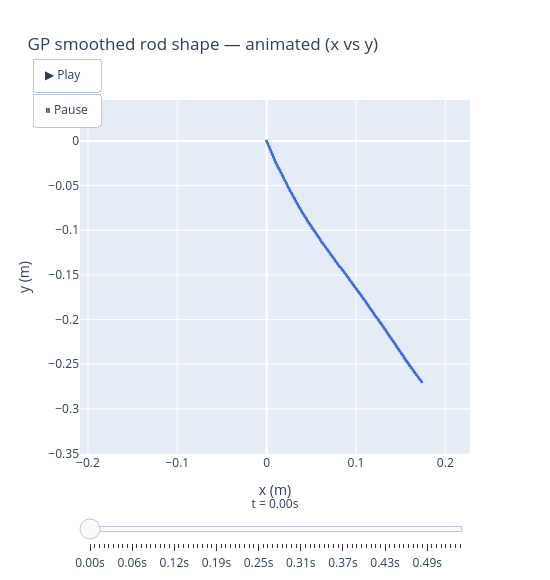
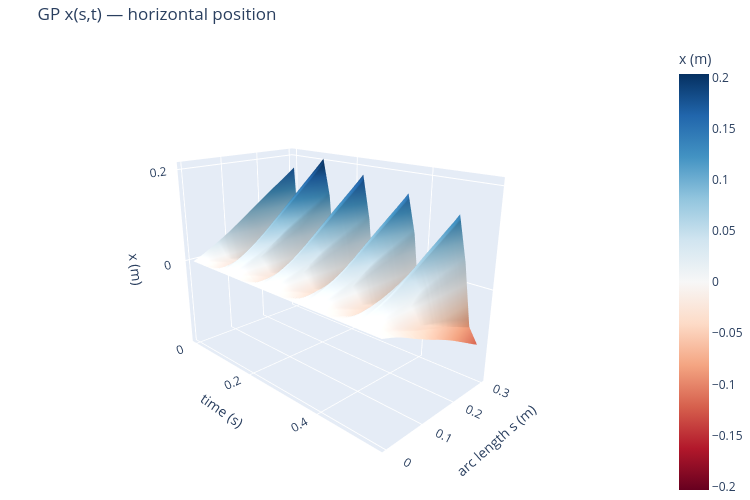
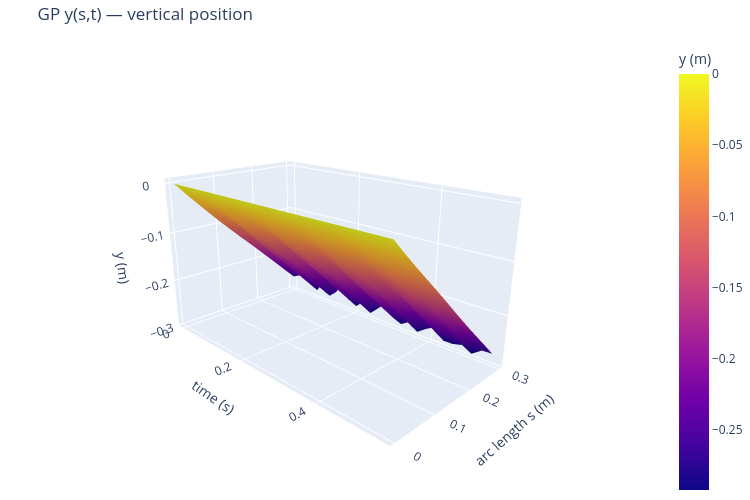

The notebook cell these images were saved under, in order:
### Code cell
import plotly.graph_objects as go

# ── 1. Animated rod shape: physical x vs y at each frame ─────────────────
_anim_idx = np.linspace(0, n_frames - 1, 80, dtype=int)

print(f'Visualization summary:')
print(f'  Animation : {len(_anim_idx)} frames × {N_TRAIN_PTS} nodes = {len(_anim_idx)*N_TRAIN_PTS} points')

frames = []
for _i in _anim_idx:
    frames.append(go.Frame(
        data=[go.Scatter(x=x_gp_all[_i], y=y_gp_all[_i],
                         mode='lines+markers',
                         line=dict(color='royalblue', width=2),
                         marker=dict(size=3, color='royalblue'))],
        name=str(_i),
        layout=go.Layout(title_text=f'GP rod shape — t = {t_raw[_i]:.2f} s')
    ))

_x_range = [x_gp_all.min() * 1.1, x_gp_all.max() * 1.1]
_y_range = [y_gp_all.min() * 1.1, 0.02]

fig_anim = go.Figure(
    data=[go.Scatter(x=x_gp_all[0], y=y_gp_all[0],
                     mode='lines+markers',
                     line=dict(color='royalblue', width=2),
                     marker=dict(size=3))],
    layout=go.Layout(
        title='GP smoothed rod shape — animated (x vs y)',
        xaxis=dict(title='x (m)', range=_x_range, constrain='domain'),
        yaxis=dict(title='y (m)', range=_y_range, scaleanchor='x', scaleratio=1),
        updatemenus=[dict(
            type='buttons', showactive=False, y=1.12, x=0.05,
            buttons=[
                dict(label='▶ Play', method='animate',
                     args=[None, dict(frame=dict(duration=30, redraw=True),
                                      fromcurrent=True, mode='immediate')]),
                dict(label='⏸ Pause', method='animate',
                     args=[[None], dict(frame=dict(duration=0), mode='immediate')])
            ])],
        sliders=[dict(
            steps=[dict(args=[[f.name], dict(frame=dict(duration=0), mode='immediate')],
                        method='animate',
                        label=f'{t_raw[int(f.name)]:.2f}s') for f in frames],
            x=0.0, len=1.0, y=-0.05,
            currentvalue=dict(prefix='t = ', visible=True, xanchor='center'))],
        width=550, height=580
    ),
    frames=frames
)
fig_anim.show()

# ── 2. x(s,t) and y(s,t) surfaces with proper 1D axes ───────────────────
_stride    = 4
_fr        = np.arange(0, n_frames, _stride)
_node_step = 2
_nodes     = np.arange(0, N_TRAIN_PTS, _node_step)
_t_ax      = t_raw[_fr]                           # 1D (n_t,)
_s_ax      = np.linspace(0, L0, len(_nodes))      # 1D (n_s,)
_X         = x_gp_all[_fr, :][:, _nodes].T        # (n_s, n_t)
_Y         = y_gp_all[_fr, :][:, _nodes].T        # (n_s, n_t)

print(f'  x(s,t) surface: {len(_fr)} time pts (stride={_stride}) × '
      f'{len(_nodes)} spatial nodes (stride={_node_step}) = {_X.size} points')
print(f'  y(s,t) surface: same grid = {_Y.size} points')

for Z, cs, lbl, title in [
    (_X, 'RdBu',   'x (m)', 'GP x(s,t) — horizontal position'),
    (_Y, 'plasma', 'y (m)', 'GP y(s,t) — vertical position'),
]:
    kw = dict(cmid=0) if cs == 'RdBu' else {}
    fig = go.Figure(go.Surface(
        x=_t_ax, y=_s_ax, z=Z,
        colorscale=cs, colorbar=dict(title=lbl), **kw
    ))
    fig.update_layout(
        title=title,
        scene=dict(
            xaxis_title='time (s)',
            yaxis_title='arc length s (m)',
            zaxis_title=lbl,
            camera=dict(eye=dict(x=1.8, y=-1.8, z=0.9))
        ),
        width=750, height=500, margin=dict(l=0, r=0, t=40, b=0)
    )
    fig.show()

### Figure 1 — Plotly figure (JSON) as saved in the notebook; plotly's stock layout.template omitted (floating-point values rounded to 4 significant figures)
{"data": [{"line": {"color": "royalblue", "width": 2}, "marker": {"size": 3}, "mode": "lines+markers", "type": "scatter", "x": [0.0, 0.001254, 0.002509, 0.003763, 0.005018, 0.006272, 0.007527, 0.008781, 0.01004, 0.01161, 0.01297, 0.0147, 0.01606, 0.01765, 0.01895, 0.02038, 0.02206, 0.02328, 0.02495, 0.0262, 0.02803, 0.02939, 0.03112, 0.03258, 0.03419, 0.03563, 0.03743, 0.03897, 0.04063, 0.04238, 0.04424, 0.04561, 0.04743, 0.04937, 0.05106, 0.05301, 0.0549, 0.05662, 0.05857, 0.06023, 0.06192, 0.06407, 0.06588, 0.06787, 0.0697, 0.07157, 0.07352, 0.07547, 0.07714, 0.07929, 0.08109, 0.08333, 0.08528, 0.08724, 0.08919, 0.09114, 0.09289, 0.095, 0.09672, 0.09863, 0.1006, 0.1025, 0.1045, 0.1064, 0.1082, 0.1102, 0.112, 0.1138, 0.1156, 0.1175, 0.1195, 0.1211, 0.1231, 0.125, 0.127, 0.1288, 0.1306, 0.1326, 0.1342, 0.1361, 0.1378, 0.1397, 0.1417, 0.1435, 0.1452, 0.147, 0.1488, 0.1507, 0.1527, 0.1543, 0.1559, 0.1579, 0.1598, 0.1618, 0.1637, 0.1657, 0.1676, 0.1696, 0.1716, 0.1735], "y": [0.0, -0.003006, -0.006013, -0.009019, -0.01203, -0.01503, -0.01804, -0.02105, -0.02405, -0.02692, -0.02986, -0.0326, -0.03555, -0.03838, -0.04136, -0.04429, -0.04709, -0.0501, -0.0529, -0.05591, -0.05858, -0.06153, -0.06427, -0.06715, -0.06996, -0.07287, -0.07557, -0.07842, -0.08119, -0.08394, -0.0866, -0.08953, -0.09221, -0.09483, -0.09762, -0.1002, -0.1029, -0.1056, -0.1083, -0.111, -0.1137, -0.1162, -0.1189, -0.1214, -0.1241, -0.1268, -0.1294, -0.132, -0.1348, -0.1372, -0.1399, -0.1423, -0.1449, -0.1475, -0.1501, -0.1527, -0.1554, -0.1579, -0.1606, -0.1633, -0.1659, -0.1685, -0.1711, -0.1737, -0.1764, -0.1789, -0.1816, -0.1843, -0.187, -0.1896, -0.1922, -0.195, -0.1977, -0.2003, -0.2029, -0.2056, -0.2083, -0.2109, -0.2137, -0.2164, -0.2191, -0.2218, -0.2244, -0.227, -0.2298, -0.2325, -0.2352, -0.2379, -0.2405, -0.2433, -0.2461, -0.2487, -0.2513, -0.2539, -0.2566, -0.2592, -0.2618, -0.2644, -0.267, -0.2696]}], "layout": {"height": 580, "sliders": [{"currentvalue": {"prefix": "t = ", "visible": true, "xanchor": "center"}, "len": 1, "steps": [{"args": [["0"], {"frame": {"duration": 0}, "mode": "immediate"}], "label": "0.00s", "method": "animate"}, {"args": [["1"], {"frame": {"duration": 0}, "mode": "immediate"}], "label": "0.01s", "method": "animate"}, {"args": [["2"], {"frame": {"duration": 0}, "mode": "immediate"}], "label": "0.01s", "method": "animate"}, {"args": [["4"], {"frame": {"duration": 0}, "mode": "immediate"}], "label": "0.02s", "method": "animate"}, {"args": [["5"], {"frame": {"duration": 0}, "mode": "immediate"}], "label": "0.03s", "method": "animate"}, {"args": [["6"], {"frame": {"duration": 0}, "mode": "immediate"}], "label": "0.03s", "method": "animate"}, {"args": [["8"], {"frame": {"duration": 0}, "mode": "immediate"}], "label": "0.04s", "method": "animate"}, {"args": [["9"], {"frame": {"duration": 0}, "mode": "immediate"}], "label": "0.05s", "method": "animate"}, {"args": [["10"], {"frame": {"duration": 0}, "mode": "immediate"}], "label": "0.05s", "method": "animate"}, {"args": [["12"], {"frame": {"duration": 0}, "mode": "immediate"}], "label": "0.06s", "method": "animate"}, {"args": [["13"], {"frame": {"duration": 0}, "mode": "immediate"}], "label": "0.07s", "method": "animate"}, {"args": [["14"], {"frame": {"duration": 0}, "mode": "immediate"}], "label": "0.07s", "method": "animate"}, {"args": [["16"], {"frame": {"duration": 0}, "mode": "immediate"}], "label": "0.08s", "method": "animate"}, {"args": [["17"], {"frame": {"duration": 0}, "mode": "immediate"}], "label": "0.09s", "method": "animate"}, {"args": [["18"], {"frame": {"duration": 0}, "mode": "immediate"}], "label": "0.09s", "method": "animate"}, {"args": [["20"], {"frame": {"duration": 0}, "mode": "immediate"}], "label": "0.10s", "method": "animate"}, {"args": [["21"], {"frame": {"duration": 0}, "mode": "immediate"}], "label": "0.11s", "method": "animate"}, {"args": [["22"], {"frame": {"duration": 0}, "mode": "immediate"}], "label": "0.11s", "method": "animate"}, {"args": [["24"], {"frame": {"duration": 0}, "mode": "immediate"}], "label": "0.12s", "method": "animate"}, {"args": [["25"], {"frame": {"duration": 0}, "mode": "immediate"}], "label": "0.13s", "method": "animate"}, {"args": [["26"], {"frame": {"duration": 0}, "mode": "immediate"}], "label": "0.13s", "method": "animate"}, {"args": [["28"], {"frame": {"duration": 0}, "mode": "immediate"}], "label": "0.14s", "method": "animate"}, {"args": [["29"], {"frame": {"duration": 0}, "mode": "immediate"}], "label": "0.15s", "method": "animate"}, {"args": [["30"], {"frame": {"duration": 0}, "mode": "immediate"}], "label": "0.15s", "method": "animate"}, {"args": [["32"], {"frame": {"duration": 0}, "mode": "immediate"}], "label": "0.16s", "method": "animate"}, {"args": [["33"], {"frame": {"duration": 0}, "mode": "immediate"}], "label": "0.17s", "method": "animate"}, {"args": [["34"], {"frame": {"duration": 0}, "mode": "immediate"}], "label": "0.18s", "method": "animate"}, {"args": [["36"], {"frame": {"duration": 0}, "mode": "immediate"}], "label": "0.19s", "method": "animate"}, {"args": [["37"], {"frame": {"duration": 0}, "mode": "immediate"}], "label": "0.19s", "method": "animate"}, {"args": [["38"], {"frame": {"duration": 0}, "mode": "immediate"}], "label": "0.20s", "method": "animate"}, {"args": [["40"], {"frame": {"duration": 0}, "mode": "immediate"}], "label": "0.21s", "method": "animate"}, {"args": [["41"], {"frame": {"duration": 0}, "mode": "immediate"}], "label": "0.21s", "method": "animate"}, {"args": [["42"], {"frame": {"duration": 0}, "mode": "immediate"}], "label": "0.22s", "method": "animate"}, {"args": [["44"], {"frame": {"duration": 0}, "mode": "immediate"}], "label": "0.23s", "method": "animate"}, {"args": [["45"], {"frame": {"duration": 0}, "mode": "immediate"}], "label": "0.23s", "method": "animate"}, {"args": [["46"], {"frame": {"duration": 0}, "mode": "immediate"}], "label": "0.24s", "method": "animate"}, {"args": [["48"], {"frame": {"duration": 0}, "mode": "immediate"}], "label": "0.25s", "method": "animate"}, {"args": [["49"], {"frame": {"duration": 0}, "mode": "immediate"}], "label": "0.25s", "method": "animate"}, {"args": [["50"], {"frame": {"duration": 0}, "mode": "immediate"}], "label": "0.26s", "method": "animate"}, {"args": [["52"], {"frame": {"duration": 0}, "mode": "immediate"}], "label": "0.27s", "method": "animate"}, {"args": [["53"], {"frame": {"duration": 0}, "mode": "immediate"}], "label": "0.27s", "method": "animate"}, {"args": [["55"], {"frame": {"duration": 0}, "mode": "immediate"}], "label": "0.28s", "method": "animate"}, {"args": [["56"], {"frame": {"duration": 0}, "mode": "immediate"}], "label": "0.29s", "method": "animate"}, {"args": [["57"], {"frame": {"duration": 0}, "mode": "immediate"}], "label": "0.29s", "method": "animate"}, {"args": [["59"], {"frame": {"duration": 0}, "mode": "immediate"}], "label": "0.30s", "method": "animate"}, {"args": [["60"], {"frame": {"duration": 0}, "mode": "immediate"}], "label": "0.31s", "method": "animate"}, {"args": [["61"], {"frame": {"duration": 0}, "mode": "immediate"}], "label": "0.31s", "method": "animate"}, {"args": [["63"], {"frame": {"duration": 0}, "mode": "immediate"}], "label": "0.32s", "method": "animate"}, {"args": [["64"], {"frame": {"duration": 0}, "mode": "immediate"}], "label": "0.33s", "method": "animate"}, {"args": [["65"], {"frame": {"duration": 0}, "mode": "immediate"}], "label": "0.34s", "method": "animate"}, {"args": [["67"], {"frame": {"duration": 0}, "mode": "immediate"}], "label": "0.35s", "method": "animate"}, {"args": [["68"], {"frame": {"duration": 0}, "mode": "immediate"}], "label": "0.35s", "method": "animate"}, {"args": [["69"], {"frame": {"duration": 0}, "mode": "immediate"}], "label": "0.36s", "method": "animate"}, {"args": [["71"], {"frame": {"duration": 0}, "mode": "immediate"}], "label": "0.37s", "method": "animate"}, {"args": [["72"], {"frame": {"duration": 0}, "mode": "immediate"}], "label": "0.37s", "method": "animate"}, {"args": [["73"], {"frame": {"duration": 0}, "mode": "immediate"}], "label": "0.38s", "method": "animate"}, {"args": [["75"], {"frame": {"duration": 0}, "mode": "immediate"}], "label": "0.39s", "method": "animate"}, {"args": [["76"], {"frame": {"duration": 0}, "mode": "immediate"}], "label": "0.39s", "method": "animate"}, {"args": [["77"], {"frame": {"duration": 0}, "mode": "immediate"}], "label": "0.40s", "method": "animate"}, {"args": [["79"], {"frame": {"duration": 0}, "mode": "immediate"}], "label": "0.41s", "method": "animate"}, {"args": [["80"], {"frame": {"duration": 0}, "mode": "immediate"}], "label": "0.41s", "method": "animate"}, {"args": [["81"], {"frame": {"duration": 0}, "mode": "immediate"}], "label": "0.42s", "method": "animate"}, {"args": [["83"], {"frame": {"duration": 0}, "mode": "immediate"}], "label": "0.43s", "method": "animate"}, {"args": [["84"], {"frame": {"duration": 0}, "mode": "immediate"}], "label": "0.43s", "method": "animate"}, {"args": [["85"], {"frame": {"duration": 0}, "mode": "immediate"}], "label": "0.44s", "method": "animate"}, {"args": [["87"], {"frame": {"duration": 0}, "mode": "immediate"}], "label": "0.45s", "method": "animate"}, {"args": [["88"], {"frame": {"duration": 0}, "mode": "immediate"}], "label": "0.45s", "method": "animate"}, {"args": [["89"], {"frame": {"duration": 0}, "mode": "immediate"}], "label": "0.46s", "method": "animate"}, {"args": [["91"], {"frame": {"duration": 0}, "mode": "immediate"}], "label": "0.47s", "method": "animate"}, {"args": [["92"], {"frame": {"duration": 0}, "mode": "immediate"}], "label": "0.47s", "method": "animate"}, {"args": [["93"], {"frame": {"duration": 0}, "mode": "immediate"}], "label": "0.48s", "method": "animate"}, {"args": [["95"], {"frame": {"duration": 0}, "mode": "immediate"}], "label": "0.49s", "method": "animate"}, {"args": [["96"], {"frame": {"duration": 0}, "mode": "immediate"}], "label": "0.49s", "method": "animate"}, {"args": [["97"], {"frame": {"duration": 0}, "mode": "immediate"}], "label": "0.50s", "method": "animate"}, {"args": [["99"], {"frame": {"duration": 0}, "mode": "immediate"}], "label": "0.51s", "method": "animate"}, {"args": [["100"], {"frame": {"duration": 0}, "mode": "immediate"}], "label": "0.52s", "method": "animate"}, {"args": [["101"], {"frame": {"duration": 0}, "mode": "immediate"}], "label": "0.52s", "method": "animate"}, {"args": [["103"], {"frame": {"duration": 0}, "mode": "immediate"}], "label": "0.53s", "method": "animate"}, {"args": [["104"], {"frame": {"duration": 0}, "mode": "immediate"}], "label": "0.54s", "method": "animate"}, {"args": [["106"], {"frame": {"duration": 0}, "mode": "immediate"}], "label": "0.55s", "method": "animate"}], "x": 0, "y": -0.05}], "title": {"text": "GP smoothed rod shape — animated (x vs y)"}, "updatemenus": [{"buttons": [{"args": [null, {"frame": {"duration": 30, "redraw": true}, "fromcurrent": true, "mode": "immediate"}], "label": "▶ Play", "method": "animate"}, {"args": [[null], {"frame": {"duration": 0}, "mode": "immediate"}], "label": "⏸ Pause", "method": "animate"}], "showactive": false, "type": "buttons", "x": 0.05, "y": 1.12}], "width": 550, "xaxis": {"constrain": "domain", "range": [-0.2089, 0.2276], "title": {"text": "x (m)"}}, "yaxis": {"range": [-0.3247, 0.02], "scaleanchor": "x", "scaleratio": 1, "title": {"text": "y (m)"}}}}

### Figure 2 — Plotly figure (JSON) as saved in the notebook; plotly's stock layout.template omitted (floating-point values rounded to 4 significant figures; data arrays with more than 128 entries replaced by an {"elided": "..."} marker saying what was removed)
{"data": [{"cmid": 0, "colorbar": {"title": {"text": "x (m)"}}, "colorscale": [[0, "rgb(103,0,31)"], [0.1, "rgb(178,24,43)"], [0.2, "rgb(214,96,77)"], [0.3, "rgb(244,165,130)"], [0.4, "rgb(253,219,199)"], [0.5, "rgb(247,247,247)"], [0.6, "rgb(209,229,240)"], [0.7, "rgb(146,197,222)"], [0.8, "rgb(67,147,195)"], [0.9, "rgb(33,102,172)"], [1, "rgb(5,48,97)"]], "type": "surface", "x": [0.0, 0.02062, 0.04124, 0.06186, 0.08247, 0.1031, 0.1237, 0.1443, 0.1649, 0.1856, 0.2062, 0.2268, 0.2474, 0.268, 0.2887, 0.3093, 0.3299, 0.3505, 0.3711, 0.3918, 0.4124, 0.433, 0.4536, 0.4742, 0.4948, 0.5155, 0.5361], "y": [0.0, 0.006122, 0.01224, 0.01837, 0.02449, 0.03061, 0.03673, 0.04286, 0.04898, 0.0551, 0.06122, 0.06735, 0.07347, 0.07959, 0.08571, 0.09184, 0.09796, 0.1041, 0.1102, 0.1163, 0.1224, 0.1286, 0.1347, 0.1408, 0.1469, 0.1531, 0.1592, 0.1653, 0.1714, 0.1776, 0.1837, 0.1898, 0.1959, 0.202, 0.2082, 0.2143, 0.2204, 0.2265, 0.2327, 0.2388, 0.2449, 0.251, 0.2571, 0.2633, 0.2694, 0.2755, 0.2816, 0.2878, 0.2939, 0.3], "z": {"elided": "50x27 float values"}}], "layout": {"height": 500, "margin": {"b": 0, "l": 0, "r": 0, "t": 40}, "scene": {"camera": {"eye": {"x": 1.8, "y": -1.8, "z": 0.9}}, "xaxis": {"title": {"text": "time (s)"}}, "yaxis": {"title": {"text": "arc length s (m)"}}, "zaxis": {"title": {"text": "x (m)"}}}, "title": {"text": "GP x(s,t) — horizontal position"}, "width": 750}}

### Figure 3 — Plotly figure (JSON) as saved in the notebook; plotly's stock layout.template omitted (floating-point values rounded to 4 significant figures; data arrays with more than 128 entries replaced by an {"elided": "..."} marker saying what was removed)
{"data": [{"colorbar": {"title": {"text": "y (m)"}}, "colorscale": [[0, "#0d0887"], [0.1111, "#46039f"], [0.2222, "#7201a8"], [0.3333, "#9c179e"], [0.4444, "#bd3786"], [0.5556, "#d8576b"], [0.6667, "#ed7953"], [0.7778, "#fb9f3a"], [0.8889, "#fdca26"], [1, "#f0f921"]], "type": "surface", "x": [0.0, 0.02062, 0.04124, 0.06186, 0.08247, 0.1031, 0.1237, 0.1443, 0.1649, 0.1856, 0.2062, 0.2268, 0.2474, 0.268, 0.2887, 0.3093, 0.3299, 0.3505, 0.3711, 0.3918, 0.4124, 0.433, 0.4536, 0.4742, 0.4948, 0.5155, 0.5361], "y": [0.0, 0.006122, 0.01224, 0.01837, 0.02449, 0.03061, 0.03673, 0.04286, 0.04898, 0.0551, 0.06122, 0.06735, 0.07347, 0.07959, 0.08571, 0.09184, 0.09796, 0.1041, 0.1102, 0.1163, 0.1224, 0.1286, 0.1347, 0.1408, 0.1469, 0.1531, 0.1592, 0.1653, 0.1714, 0.1776, 0.1837, 0.1898, 0.1959, 0.202, 0.2082, 0.2143, 0.2204, 0.2265, 0.2327, 0.2388, 0.2449, 0.251, 0.2571, 0.2633, 0.2694, 0.2755, 0.2816, 0.2878, 0.2939, 0.3], "z": {"elided": "50x27 float values"}}], "layout": {"height": 500, "margin": {"b": 0, "l": 0, "r": 0, "t": 40}, "scene": {"camera": {"eye": {"x": 1.8, "y": -1.8, "z": 0.9}}, "xaxis": {"title": {"text": "time (s)"}}, "yaxis": {"title": {"text": "arc length s (m)"}}, "zaxis": {"title": {"text": "y (m)"}}}, "title": {"text": "GP y(s,t) — vertical position"}, "width": 750}}
